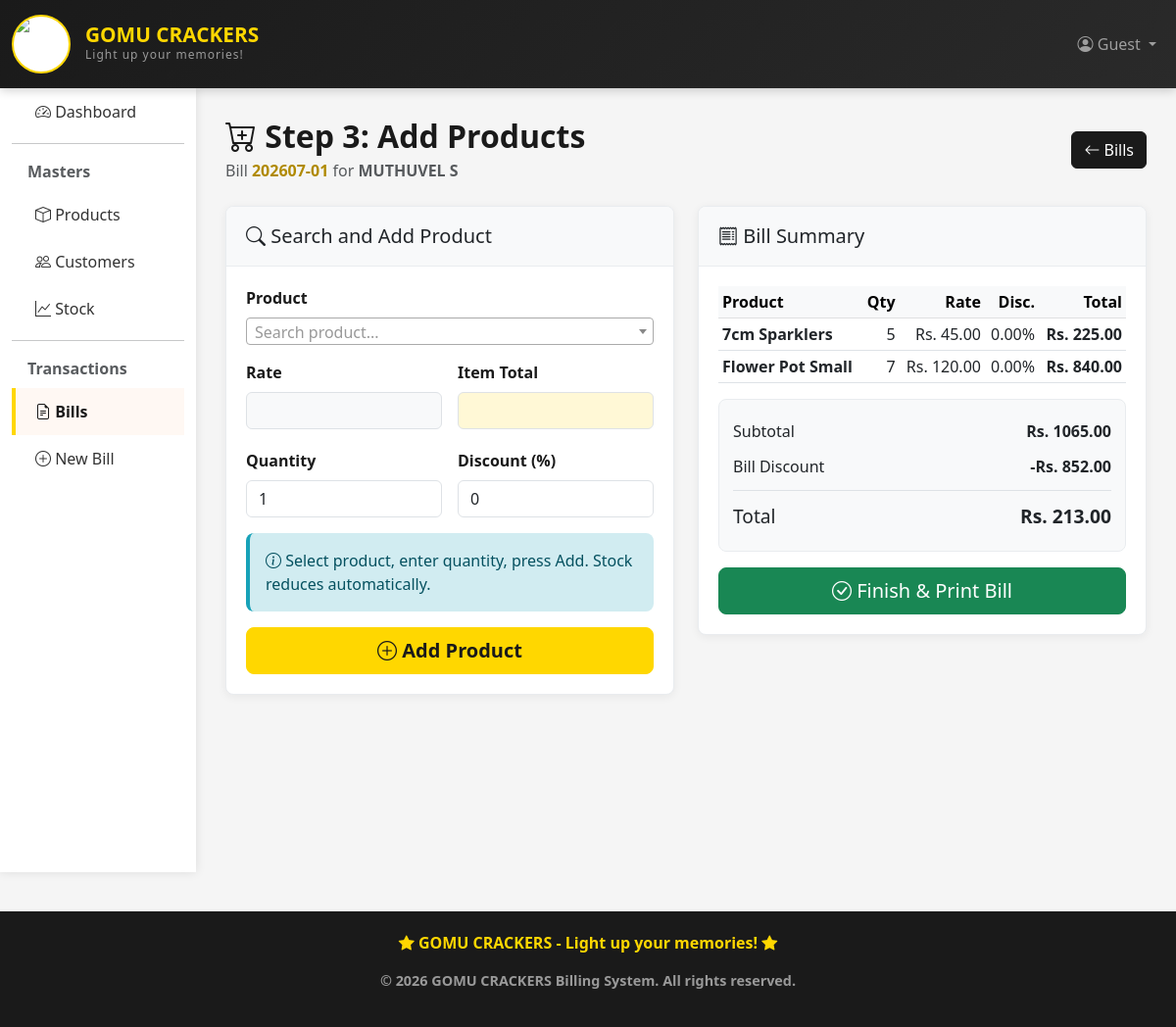
The page /billing/bills/32/items/ on the database its author committed.
### billing_app/models.py (models this page shows, shortened)
class Bill(models.Model):
    PAYMENT_CHOICES = [
        ('cash', 'Cash'),
        ('card', 'Card'),
        ('upi', 'UPI'),
        ('cheque', 'Cheque'),
    ]
    bill_number = models.CharField(max_length=30, unique=True, blank=True, null=True, editable=False)
    bill_sequence = models.PositiveIntegerField(default=1)
    customer = models.ForeignKey(Customer, on_delete=models.SET_NULL, null=True, blank=True)
    bill_date = models.DateTimeField(auto_now_add=True)
    subtotal = models.DecimalField(max_digits=10, decimal_places=2, default=0)
    discount_percent = models.DecimalField(max_digits=5, decimal_places=2, default=0)
    discount_amount = models.DecimalField(max_digits=10, decimal_places=2, default=0)
    total_amount = models.DecimalField(max_digits=10, decimal_places=2, default=0)
    payment_method = models.CharField(max_length=10, choices=PAYMENT_CHOICES, default='cash')
    payment_received = models.DecimalField(max_digits=10, decimal_places=2, default=0)
    change_amount = models.DecimalField(max_digits=10, decimal_places=2, default=0)
    is_completed = models.BooleanField(default=False)
    notes = models.TextField(blank=True, null=True)
    created_at = models.DateTimeField(auto_now_add=True)
    updated_at = models.DateTimeField(auto_now=True)
    class Meta:
        ordering = ['-bill_date']

class Customer(models.Model):
    name = models.CharField(max_length=100)
    phone = models.CharField(max_length=15)
    email = models.EmailField(blank=True, null=True)
    address = models.TextField(blank=True, null=True)
    city = models.CharField(max_length=50, blank=True, null=True)
    created_at = models.DateTimeField(auto_now_add=True)
    updated_at = models.DateTimeField(auto_now=True)
    class Meta:
        ordering = ['-created_at']

class BillItem(models.Model):
    bill = models.ForeignKey(Bill, on_delete=models.CASCADE)
    product = models.ForeignKey(Product, on_delete=models.CASCADE)
    quantity = models.PositiveIntegerField(default=1)
    unit = models.CharField(max_length=20, blank=True, null=True, help_text='Unit of this item')
    unit_price = models.DecimalField(max_digits=10, decimal_places=2)
    item_discount = models.DecimalField(max_digits=5, decimal_places=2, default=0)
    item_total = models.DecimalField(max_digits=10, decimal_places=2, default=0)

class Product(models.Model):
    CATEGORY_CHOICES = [
        ('cracker', 'Cracker'),
        ('sparklers', 'Sparklers'),
        ('fancy', 'Fancy'),
        ('bomb', 'Bomb'),
        ('fountain', 'Fountain'),
        ('other', 'Other'),
    ]
    UNIT_CHOICES = [
        ('packet', 'Packet'),
        ('piece', 'Piece'),
        ('box', 'Box'),
        ('case', 'Case'),
    ]
    name = models.CharField(max_length=100)
    category = models.CharField(max_length=20, choices=CATEGORY_CHOICES, default='other')
    unit = models.CharField(max_length=20, choices=UNIT_CHOICES, default='piece', help_text='Unit of measurement')
    price = models.DecimalField(max_digits=10, decimal_places=2)
    quantity = models.IntegerField(default=0)  # Current stock
    description = models.TextField(blank=True, null=True)
    created_at = models.DateTimeField(auto_now_add=True)
    updated_at = models.DateTimeField(auto_now=True)
    class Meta:
        ordering = ['-created_at']
    def __str__(self):
        return f"{self.name} ({self.get_unit_display()}) - Stock: {self.quantity}"

### billing_app/views.py (the view)
# urls.py: path('bills/<int:pk>/items/', views.bill_items, name='bill_items'),
def bill_items(request, pk):
    bill = get_object_or_404(Bill, pk=pk)
    if request.method == 'POST':
        form = BillItemForm(request.POST)
        if form.is_valid():
            try:
                item = form.save(commit=False)
                item.bill = bill
                item.save()
                bill.calculate_total()
                messages.success(request, f'{item.product.name} added to bill!')
                return redirect('bill_items', pk=pk)
            except ValueError as e:
                messages.error(request, str(e))
    else:
        form = BillItemForm()
    items = bill.billitem_set.all()
    products = Product.objects.all()
    context = {
        'bill': bill,
        'form': form,
        'items': items,
        'products': products
    }
    return render(request, 'billing/bill_items.html', context)

### billing_app/forms.py
class BillItemForm(forms.ModelForm):
    product = forms.ModelChoiceField(
        queryset=Product.objects.all(),
        empty_label="-- Select Product --",
        widget=forms.Select(attrs={
            'class': 'form-control',
            'id': 'product_select'
        })
    )
    class Meta:
        model = BillItem
        fields = ['product', 'quantity', 'item_discount']
        widgets = {
            'product': forms.Select(attrs={'class': 'form-control', 'id': 'product_select'}),
            'quantity': forms.NumberInput(attrs={'class': 'form-control', 'min': '1', 'id': 'quantity_input'}),
            'item_discount': forms.NumberInput(attrs={'class': 'form-control', 'step': '0.01', 'id': 'discount_input'}),
        }
        labels = {
            'product': 'Select Product',
            'quantity': 'Quantity',
            'item_discount': 'Discount (%)',
        }

### billing_app/templates/billing/bill_items.html (shortened to what this page needs)
{% extends 'billing/base.html' %}
{% block content %}
<div class="d-flex justify-content-between align-items-center gap-3 mb-4 flex-wrap">
    <div>
        <h1 class="page-title mb-1"><i class="bi bi-cart-plus"></i> Step 3: Add Products</h1>
        <div class="text-muted">
            Bill <strong style="color:#b08a00;">{{ bill.bill_number }}</strong>
            {% if bill.customer %}for <strong>{{ bill.customer.name }}</strong>{% else %}for <strong>Walk-in Customer</strong>{% endif %}
        </div>
    </div>
    <a href="{% url 'bill_list' %}" class="btn btn-secondary">
        <i class="bi bi-arrow-left"></i> Bills
    </a>
</div>
<div class="row g-4">
    <div class="col-lg-6">
        <div class="billing-card">
            <div class="billing-card-header">
                <h5 class="mb-0"><i class="bi bi-search"></i> Search and Add Product</h5>
            </div>
            <div class="billing-card-body">
                <form method="POST" id="add-item-form">
                    <div class="mb-3">
                        <label for="product_select" class="form-label">Product</label>
                    </div>
                    <div class="row g-3">
                        <div class="col-md-6">
                            <label class="form-label">Rate</label>
                            <input type="text" id="unit_price_display" class="form-control counter-readonly" readonly>
                        </div>
                        <div class="col-md-6">
                            <label class="form-label">Item Total</label>
                            <input type="text" id="item_total_display" class="form-control counter-total" readonly>
                        </div>
                    </div>
                    <div class="row g-3 mt-1">
                        <div class="col-md-6">
                            <label for="quantity_input" class="form-label">Quantity</label>
                            {{ form.quantity }}
                        </div>
                        <div class="col-md-6">
                            <label for="discount_input" class="form-label">Discount (%)</label>
                            {{ form.item_discount }}
                        </div>
                    </div>
                    <div class="alert alert-info mt-3">
                        <i class="bi bi-info-circle"></i>
                        Select product, enter quantity, press Add. Stock reduces automatically.
                    </div>
                    <button type="submit" class="btn btn-primary btn-lg w-100">
                        <i class="bi bi-plus-circle"></i> Add Product
                    </button>
                </form>
            </div>
        </div>
    </div>
    <div class="col-lg-6">
        <div class="billing-card">
            <div class="billing-card-header">
                <h5 class="mb-0"><i class="bi bi-receipt"></i> Bill Summary</h5>
            </div>
            <div class="billing-card-body">
                {% if items %}
                <div class="table-responsive">
                    <table class="table table-sm table-hover align-middle">
                        <thead class="table-light">
                            <tr>
                                <th>Product</th>
                                <th class="text-end">Qty</th>
                                <th class="text-end">Rate</th>
                                <th class="text-end">Disc.</th>
                                <th class="text-end">Total</th>
                            </tr>
                        </thead>
                        <tbody>
                            {% for item in items %}
                            <tr>
                                <td><strong>{{ item.product.name }}</strong></td>
                                <td class="text-end">{{ item.quantity }}</td>
                                <td class="text-end">Rs. {{ item.unit_price }}</td>
                                <td class="text-end">{{ item.item_discount }}%</td>
                                <td class="text-end fw-bold">Rs. {{ item.item_total }}</td>
                            </tr>
                            {% endfor %}
                        </tbody>
                    </table>
                </div>
                <div class="bill-total-box">
                    <div><span>Subtotal</span><strong>Rs. {{ bill.subtotal }}</strong></div>
                    {% if bill.discount_amount > 0 %}
                    <div><span>Bill Discount</span><strong>-Rs. {{ bill.discount_amount }}</strong></div>
                    {% endif %}
                    <div class="grand-total"><span>Total</span><strong>Rs. {{ bill.total_amount }}</strong></div>
                </div>
                <a href="{% url 'bill_finalize' bill.id %}" class="btn btn-success btn-lg w-100 mt-3">
                    <i class="bi bi-check-circle"></i> Finish & Print Bill
                </a>
                {% else %}
                <div class="empty-bill">
                    <i class="bi bi-bag-plus"></i>
                    <h5>No products added yet</h5>
                    <p class="text-muted">Search a product and add it to start the bill.</p>
                </div>
                {% endif %}
            </div>
        </div>
    </div>
</div>
<link href="https://cdn.jsdelivr.net/npm/select2@4.1.0-rc.0/dist/css/select2.min.css" rel="stylesheet">
{% endblock %}

### billing_app/templates/billing/base.html (style rules this page uses)
:root { --primary-color: #FFD700; --secondary-color: #1a1a1a; --light-color: #FFF8F3; --dark-color: #1a1a1a; }
body { background-color: #f5f5f5; font-family: 'Segoe UI', Tahoma, Geneva, Verdana, sans-serif; }
.btn-primary { background-color: var(--primary-color); border-color: var(--primary-color); color: var(--secondary-color); font-weight: 600; }
.btn-secondary { background-color: var(--secondary-color); border-color: var(--secondary-color); color: white; }
.page-title { color: var(--secondary-color); font-weight: 700; margin-bottom: 30px; font-size: 2rem; }
.form-label { font-weight: 600; color: var(--secondary-color); }
.alert { border: none; border-radius: 8px; border-left: 4px solid; }
.alert-info { border-left-color: #17a2b8; background-color: #d1ecf1; }

### billing_app/templates/billing/bill_items.html (style rules this page uses)
.billing-card { background: #fff; border: 1px solid #e9ecef; border-radius: 8px; box-shadow: 0 2px 10px rgba(0,0,0,0.06); overflow: hidden; }
.billing-card-header { padding: 18px 20px; border-bottom: 1px solid #e9ecef; background: #f8f9fa; }
.billing-card-body { padding: 20px; }
.counter-readonly { background: #f8f9fa; font-weight: 700; }
.counter-total { background: #fff8d6; font-weight: 700; color: #1a1a1a; }
.bill-total-box { border: 1px solid #e9ecef; border-radius: 8px; padding: 14px; background: #f8f9fa; }
.bill-total-box div { display: flex; justify-content: space-between; gap: 16px; padding: 6px 0; }
.grand-total { border-top: 1px solid #dee2e6; margin-top: 6px; padding-top: 12px !important; font-size: 1.2rem; }

### rows shown on the page
Bill: bill_number "202607-01", customer.name "MUTHUVEL S", subtotal "1065.00", discount_amount "852.00", total_amount "213.00"
BillItem: product.name "7cm Sparklers", quantity "5", unit_price "45.00", item_discount "0.00", item_total "225.00"
BillItem: product.name "Flower Pot Small", quantity "7", unit_price "120.00", item_discount "0.00", item_total "840.00"
